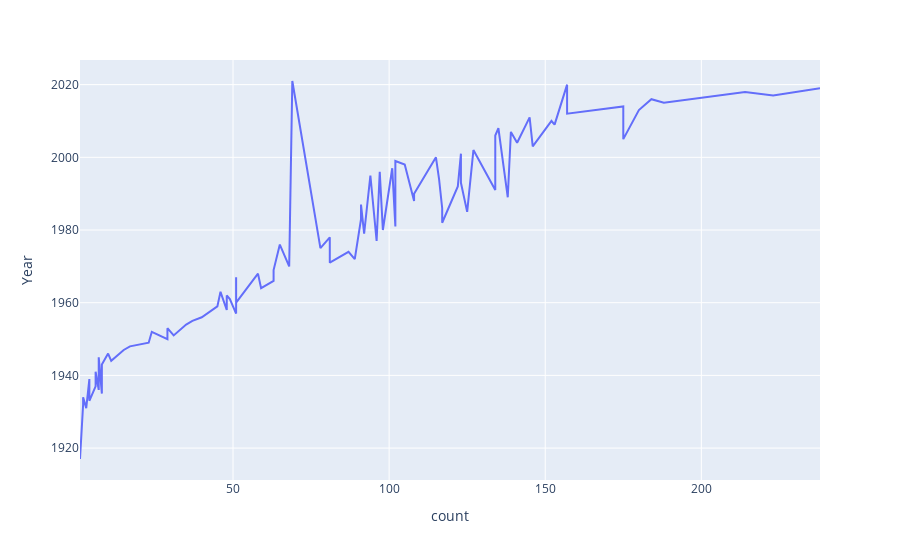

Notebook cell for this chart:
### Code cell
px.line(year_count,y="Year",x="count")

### Figure 1 — Plotly figure (JSON) as saved in the notebook; plotly's stock layout.template omitted (floating-point values rounded to 4 significant figures)
{"data": [{"hovertemplate": "count=%{x}<br>Year=%{y}<extra></extra>", "legendgroup": "", "line": {"color": "#636efa", "dash": "solid"}, "marker": {"symbol": "circle"}, "mode": "lines", "name": "", "orientation": "v", "showlegend": false, "type": "scatter", "x": [238, 223, 214, 188, 184, 180, 175, 175, 157, 157, 153, 152, 146, 145, 141, 139, 138, 135, 134, 134, 127, 125, 123, 123, 122, 117, 117, 117, 116, 115, 108, 108, 105, 102, 102, 101, 98, 97, 96, 94, 92, 91, 91, 89, 87, 81, 81, 81, 78, 69, 68, 65, 63, 63, 59, 58, 51, 51, 51, 51, 49, 48, 48, 46, 45, 40, 37, 35, 31, 29, 29, 24, 23, 17, 15, 11, 10, 8, 8, 8, 7, 7, 7, 7, 6, 6, 4, 4, 3, 2, 2, 1], "xaxis": "x", "y": [2019, 2017, 2018, 2015, 2016, 2013, 2005, 2014, 2012, 2020, 2009, 2010, 2003, 2011, 2004, 2007, 1989, 2008, 2006, 1991, 2002, 1985, 1993, 2001, 1992, 1982, 1984, 1986, 1994, 2000, 1990, 1988, 1998, 1999, 1981, 1997, 1980, 1996, 1977, 1995, 1979, 1987, 1983, 1972, 1974, 1971, 1973, 1978, 1975, 2021, 1970, 1976, 1969, 1966, 1964, 1968, 1960, 1967, 1965, 1957, 1961, 1962, 1958, 1963, 1959, 1956, 1955, 1954, 1951, 1953, 1950, 1952, 1949, 1948, 1947, 1944, 1946, 1943, 1940, 1935, 1945, 1942, 1938, 1936, 1941, 1937, 1933, 1939, 1931, 1934, 1932, 1917], "yaxis": "y"}], "layout": {"legend": {"tracegroupgap": 0}, "margin": {"t": 60}, "xaxis": {"anchor": "y", "domain": [0, 1], "title": {"text": "count"}}, "yaxis": {"anchor": "x", "domain": [0, 1], "title": {"text": "Year"}}}}
